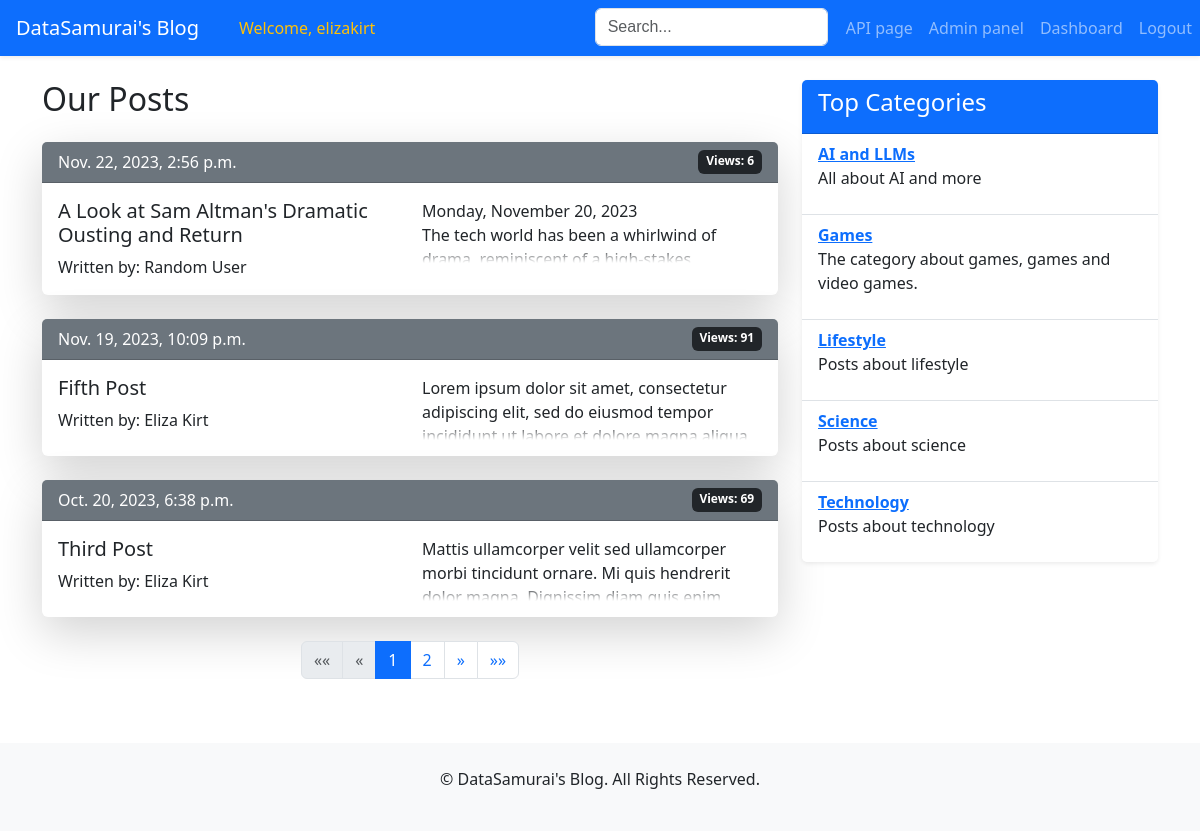
The app's page /blog/ (signed in) with its own data.
### users/models.py (models this page shows, shortened)
class CustomUser(AbstractUser):
    is_banned = models.BooleanField(default=False)
    bio = models.CharField(max_length=200, blank=True, null=True, default=None)
    social_media = models.JSONField(default=dict, blank=True)
    profile_picture = models.ImageField(upload_to='profile_pictures/', blank=True, null=True)
    class Meta:
        ordering = ['id']

### posts/models.py (models this page shows, shortened)
class Post(models.Model):
    title = models.CharField(max_length=100, unique=True)
    content = RichTextField()
    category = models.ForeignKey('Category', on_delete=models.SET_NULL, null=True)
    author = models.ForeignKey(settings.AUTH_USER_MODEL, on_delete=models.SET_NULL, null=True)
    date_scheduled = models.DateTimeField(null=True, blank=True)
    date_published = models.DateTimeField(null=True, blank=True)
    views = models.PositiveIntegerField(default=0)
    is_published = models.BooleanField(default=False)
    class Meta:
        ordering = ['-date_published']

class Category(models.Model):
    title = models.CharField(max_length=30)
    description = models.TextField()
    class Meta:
        ordering = ['title']
        verbose_name_plural = 'Categories'

### posts/views.py (the view)
# urls.py: path('', views.PostListView.as_view(), name='post_list'),
class PostListView(ListView):
    model = Post
    template_name = 'posts/post_list.html'
    context_object_name = 'posts'
    paginate_by = 3
    def get_queryset(self):
        return Post.objects.filter(is_published=True)
    def get_context_data(self, *, object_list=None, **kwargs):
        context = super().get_context_data(**kwargs)
        context['categories'] = Category.objects.all()
        return context

### templates/posts/post_list.html (shortened to what this page needs)
{% extends 'base.html' %}
{% block page_content %}
    <div class="row mt-4">
        <div class="col-md-8">
            <h2 class="mb-4">Our Posts</h2>
            {% for post in posts %}
                <div class="card mb-4 border-0 shadow-lg">
                    <div class="card-header bg-secondary text-white d-flex justify-content-between">
                        <span>{{ post.date_published }}</span>
                        <span class="badge bg-dark">Views: {{ post.views }}</span>
                    </div>
                    <div class="card-body">
                        <div class="row">
                            <div class="col-md-6">
                                <h5 class="card-title">
                                    <a href="{% url 'post_detail' post.id %}" class="text-dark text-decoration-none">
                                        {{ post.title }}
                                    </a>
                                </h5>
                                <p class="card-text">Written
                                    by: {{ post.author.first_name }} {{ post.author.last_name }}</p>
                            </div>
                            <div class="col-md-6">
                                <div class="fade-out">
                                    {{ post.content|safe }}
                                </div>
                            </div>
                        </div>
                    </div>
                </div>
            {% endfor %}
            <nav aria-label="Page navigation">
                <ul class="pagination justify-content-center">
                    {% if page_obj.has_previous %}
                        <li class="page-item">
                            <a class="page-link" href="?page=1" aria-label="First">
                                <span aria-hidden="true">&laquo;&laquo;</span>
                            </a>
                        </li>
                        <li class="page-item">
                            <a class="page-link" href="?page={{ page_obj.previous_page_number }}" aria-label="Previous">
                                <span aria-hidden="true">&laquo;</span>
                            </a>
                        </li>
                    {% else %}
                        <li class="page-item disabled">
                            <span class="page-link">&laquo;&laquo;</span>
                        </li>
                        <li class="page-item disabled">
                            <span class="page-link">&laquo;</span>
                        </li>
                    {% endif %}
                    {% for num in page_obj.paginator.page_range %}
                        {% if page_obj.number == num %}
                            <li class="page-item active" aria-current="page">
                                <span class="page-link">{{ num }}</span>
                            </li>
                        {% elif num > page_obj.number|add:'-3' and num < page_obj.number|add:'3' %}
                            <li class="page-item">
                                <a class="page-link" href="?page={{ num }}">{{ num }}</a>
                            </li>
                        {% endif %}
                    {% endfor %}
                    {% if page_obj.has_next %}
                        <li class="page-item">
                            <a class="page-link" href="?page={{ page_obj.next_page_number }}" aria-label="Next">
                                <span aria-hidden="true">&raquo;</span>
                            </a>
                        </li>
                        <li class="page-item">
                            <a class="page-link" href="?page={{ page_obj.paginator.num_pages }}" aria-label="Last">
                                <span aria-hidden="true">&raquo;&raquo;</span>
                            </a>
                        </li>
                    {% endif %}
                </ul>
            </nav>
        </div>
        <div class="col-md-4 pl-5">
            <div class="card border-0 shadow-sm mb-4">
                <div class="card-header bg-primary text-white">
                    <h4>Top Categories</h4>
                </div>
                <ul class="list-group list-group-flush">
                    {% for category in categories %}
                        <li class="list-group-item">
                            <strong><a
                                    href="{% url 'category_detail' category_id=category.pk %}">{{ category.title }}</a></strong>
                            <p>{{ category.description }}</p>
                        </li>
                    {% endfor %}
                </ul>
            </div>
        </div>
    </div>
{% endblock %}

### templates/base.html (shortened to what this page needs)
<!DOCTYPE html>
<html lang="en">
<head>
    <link href="https://cdn.jsdelivr.net/npm/bootstrap@5.3.1/dist/css/bootstrap.min.css" rel="stylesheet">
</head>
<body>
{% block navbar %}
    <nav class="navbar navbar-expand-lg navbar-dark bg-primary shadow-sm">
        <a class="navbar-brand px-3" href="{% url 'post_list' %}">DataSamurai's Blog</a>
        <div class="collapse navbar-collapse d-flex justify-content-between" id="navbarNav">
            <ul class="navbar-nav">
                {% if user.is_authenticated %}
                    <li class="nav-item">
                        <span class="nav-link text-warning font-weight-bold">Welcome, {{ user.username }}</span>
                    </li>
                {% else %}
                    <li class="nav-item invisible">
                        <span class="nav-link"></span>
                    </li>
                {% endif %}
            </ul>
            <ul class="navbar-nav">
                <form method="GET" action="{% url 'search_results' %}" class="form-inline my-2 my-lg-0"
                      style="margin-right: 10px; margin-left: 10px;">
                    <input type="text" class="form-control" name="query" placeholder="Search..."
                           style="font-family: Arial, 'Font Awesome 5 Free'; background-position: 10px 10px; background-repeat: no-repeat;"
                           aria-label="Search">
                </form>
                <li class="nav-item">
                    <a class="nav-link btn btn-light" href="{% url 'api_post_list' %}">API page</a>
                </li>
                {% if user.is_authenticated %}
                    {% if user.is_staff %}
                        <li class="nav-item">
                            <a class="nav-link btn btn-light mr-2" href="{% url 'admin:index' %}">Admin panel</a>
                        </li>
                    {% endif %}
                    <li class="nav-item">
                        <a class="nav-link btn btn-light mr-2"
                           href="{% url 'user_detail' user_id=user.id %}">Dashboard</a>
                    </li>
                    <li>
                        <a href="{% url 'logout' %}" class="nav-link btn btn-danger">Logout</a>
                    </li>
                {% endif %}
            </ul>
        </div>
    </nav>
{% endblock %}
<div class="container my-4">
    {% block page_content %}{% endblock page_content %}
</div>
<footer class="text-center py-4 mt-5 bg-light">
    <p>&copy; {{ now.year }} DataSamurai's Blog. All Rights Reserved.</p>
</footer>
</body>
</html>

### templates/base.html (style rules this page uses)
.fade-out { position: relative; height: 4em; overflow: hidden; }
.fade-out::before { content: ""; position: absolute; bottom: 0; left: 0; width: 100%; height: 1em; background: linear-gradient(to top, white, transparent); }

### records on screen
CustomUser: username "elizakirt"
Post: date_published "Nov. 22, 2023, 2:56 p.m.", views "6", title "A Look at Sam Altman's Dramatic Ousting and Return", author.first_name "Random", author.last_name "User", content "Monday, November 20, 2023 The tech world has been a whirlwind of…"
Post: date_published "Nov. 19, 2023, 10:09 p.m.", views "91", title "Fifth Post", author.first_name "Eliza", author.last_name "Kirt", content "Lorem ipsum dolor sit amet, consectetur adipiscing elit, sed do eiusmod tempor…"
Post: date_published "Oct. 20, 2023, 6:38 p.m.", views "69", title "Third Post", author.first_name "Eliza", author.last_name "Kirt", content "Mattis ullamcorper velit sed ullamcorper morbi tincidunt ornare. Mi quis hendrerit…"
Category: title "AI and LLMs", description "All about AI and more"
Category: title "Games", description "The category about games, games and video games."
Category: title "Lifestyle", description "Posts about lifestyle"
Category: title "Science", description "Posts about science"
Category: title "Technology", description "Posts about technology"

### other values on screen
{{ num }} "1"
{{ num }} "2"
